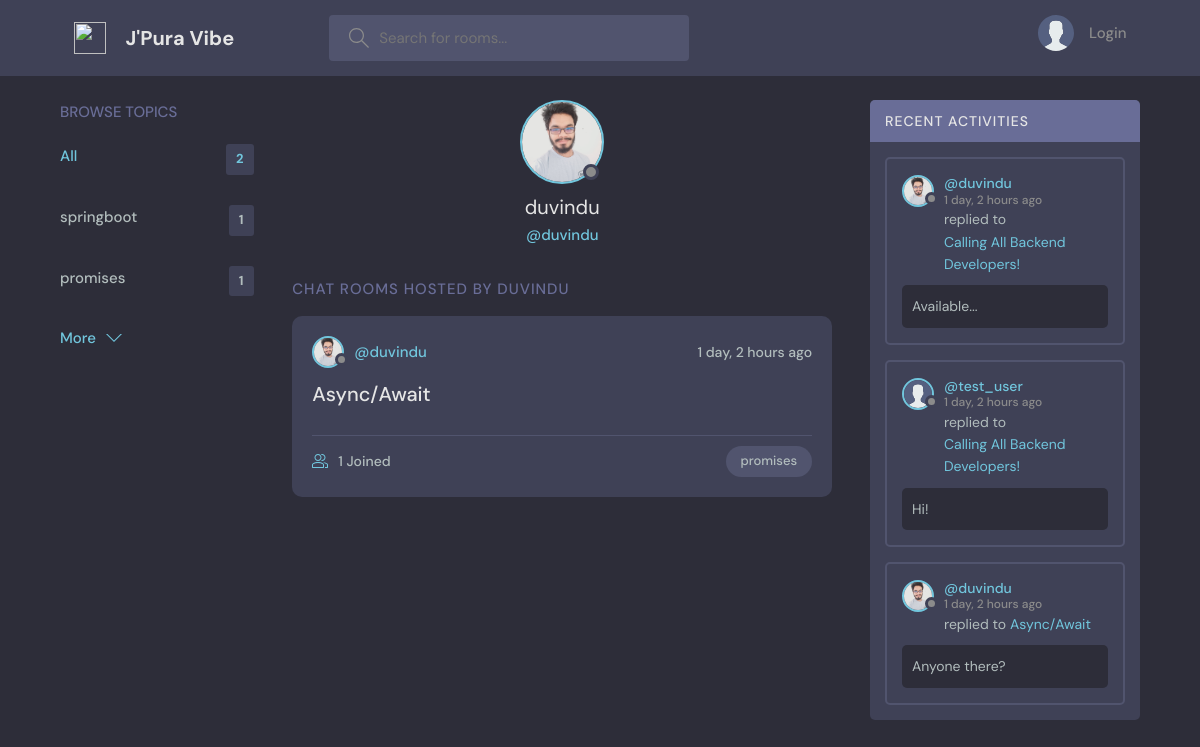
The page /profile/duvindu/ on the database its author committed.
### home/models.py (models this page shows, shortened)
class Topic(models.Model):
    name = models.CharField(max_length=200)

class Profile(models.Model):
    user = models.OneToOneField(User, on_delete=models.CASCADE)
    image = models.ImageField(upload_to='profile_pics/')

class Room(models.Model):
    host = models.ForeignKey(User, on_delete=models.CASCADE)
    topic = models.ForeignKey(Topic, on_delete=models.CASCADE)
    name = models.CharField(max_length=200)
    description = models.TextField(blank=True, null=True)
    participants = models.ManyToManyField(User, related_name='participants')
    created = models.DateTimeField(auto_now_add=True)
    class Meta:
        ordering = ['-created']

class Message(models.Model):
    user = models.ForeignKey(User, on_delete=models.CASCADE)
    room = models.ForeignKey(Room, on_delete=models.CASCADE)
    body = models.TextField()
    created = models.DateTimeField(auto_now_add=True)
    class Meta:
        ordering = ['-created']

### home/views.py (the view)
# urls.py: path('profile/<str:username>/', profile, name = 'profile'),
def profile(request, username):
    current_user = User.objects.get(username = username)
    rooms = current_user.room_set.all()
    activities = Message.objects.all()
    topics = Topic.objects.all()
    context = {'current_user':current_user, 'rooms':rooms, 'activities':activities, 'topics':topics}
    return render(request, 'home/profile.html', context)

### home/templates/home/profile.html (shortened to what this page needs)
{% extends 'base.html' %}
{% load static %}
{% block content %}
  <main class="profile-page layout layout--3">
    <div class="container">
        {% include 'home/c1-topic.html' %}
      <div class="roomList">
        <div class="profile">
          <div class="profile__avatar">
          {% if request.user == current_user %}
           {% if current_user.profile.image %}
            <div class="avatar avatar--large active">
              <img src="{{current_user.profile.image.url}}" />
            </div>
           {% else %}
            <div class="avatar avatar--large active">
              <img src="{% static 'images/avatar.svg' %}" />
            </div>
           {% endif %}
          {% else %}
           {% if current_user.profile.image %}
            <div class="avatar avatar--large ">
              <img src="{{current_user.profile.image.url}}" />
            </div>
           {% else %}
            <div class="avatar avatar--large ">
              <img src="{% static 'images/avatar.svg' %}" />
            </div>
           {% endif %}
          {% endif %}
          </div>
          <div class="profile__info">
            <h3>{{current_user.username}}</h3>
            <p>@{{current_user.username}}</p>
            </div>
        </div>
        <div class="roomList__header">
          <div>
            <h2>Chat Rooms Hosted by {{current_user.username}}</a>
            </h2>
          </div>
        </div>
        {% include 'home/c2-feed.html' %}
      </div>
      {% include 'home/c3-activity.html' %}
    </div>
  </main>
{% endblock content %}

### home/templates/home/c1-topic.html
        <div class="topics">
          <div class="topics__header">
            <h2>Browse Topics</h2>
          </div>
          <ul class="topics__list">
            <li>
              <a href="{% url 'home' %}" class="active">All <span>{{topics.count}}</span></a>
            </li>
            {% for topic in topics %}
                <li>
                    <a href="{% url 'home' %}?q={{topic.name}}">{{topic.name}} <span>{{topic.room_set.all.count}}</span></a>
                </li>
            {% endfor %}
          </ul>
          <a class="btn btn--link" href="{% url 'topic-view' %}">
            More
            <svg version="1.1" xmlns="http://www.w3.org/2000/svg" width="32" height="32" viewBox="0 0 32 32">
              <title>chevron-down</title>
              <path d="M16 21l-13-13h-3l16 16 16-16h-3l-13 13z"></path>
            </svg>
          </a>
        </div>

### home/templates/home/c2-feed.html (shortened to what this page needs)
{% load static %}
        {% for room in rooms %}
          <div class="roomListRoom">
            <div class="roomListRoom__header">
              <a href="{% url 'profile' room.host.username %}" class="roomListRoom__author">
                {% if request.user == room.host %}
                  {% if room.host.profile.image %}
                    <div class="avatar avatar--small active">
                      <img src="{{room.host.profile.image.url}}" />
                    </div>
                  {% else %}
                    <div class="avatar avatar--small active">
                      <img src="{% static 'images/avatar.svg' %}" />
                    </div>
                  {% endif %}
                {% else %}
                  {% if room.host.profile.image %}
                    <div class="avatar avatar--small">
                      <img src="{{room.host.profile.image.url}}" />
                    </div>
                  {% else %}
                    <div class="avatar avatar--small">
                      <img src="{% static 'images/avatar.svg' %}" />
                    </div>
                  {% endif %}
                {% endif %}
                <span>@{{room.host.username}}</span>
              </a>
              <div class="roomListRoom__actions">
                <span>{{room.created|timesince}} ago</span>
              </div>
            </div>
            <div class="roomListRoom__content">
              <a href="{% url 'room' room.id %}">{{room.name}}</a>
            </div>
            <div class="roomListRoom__meta">
              <a href="{% url 'room' room.id %}" class="roomListRoom__joined">
                {{room.participants.all.count}} Joined
              </a>
              <p class="roomListRoom__topic">{{room.topic.name}}</p>
            </div>
          </div>
        {% endfor %}

### home/templates/home/c3-activity.html (shortened to what this page needs)
{% load static %}
        <div class="activities">
          <div class="activities__header">
            <h2>Recent Activities</h2>
          </div>
            {% for activity in activities %}
                <div class="activities__box">
                    <div class="activities__boxHeader roomListRoom__header">
                    <a href="{% url 'profile' activity.user.username %}" class="roomListRoom__author">
                        {% if request.user == activity.user %}
                         {% if activity.user.profile.image %}
                            <div class="avatar avatar--small active">
                                <img src="{{activity.user.profile.image.url}}" />
                            </div>
                         {% else %}
                            <div class="avatar avatar--small active">
                                <img src="{% static 'images/avatar.svg' %}" />
                            </div>
                         {% endif %}
                        {% else %}
                         {% if activity.user.profile.image %}
                            <div class="avatar avatar--small">
                                <img src="{{activity.user.profile.image.url}}" />
                            </div>
                         {% else %}
                            <div class="avatar avatar--small">
                                <img src="{% static 'images/avatar.svg' %}" />
                            </div>
                         {% endif %}
                        {% endif %}
                        <p>
                        @{{activity.user.username}}
                        <span>{{activity.created|timesince}} ago</span>
                        </p>
                    </a>
                    </div>
                    <div class="activities__boxContent">
                    <p>replied to <a href="{% url 'room' activity.room.pk %}">{{activity.room.name}}</a></p>
                    <div class="activities__boxRoomContent">
                        {{activity.body}}
                    </div>
                    </div>
                </div>
            {% endfor %}
        </div>

### rows shown on the page
Topic: name "springboot", room_set.all.count "1"
Topic: name "promises", room_set.all.count "1"
Room: host.profile.image (picture), host.username "duvindu", created "1 day, 2 hours", name "Async/Await", participants.all.count "1", topic.name "promises"
Message: user.profile.image (picture), user.username "duvindu", created "1 day, 2 hours", room.name "Calling All Backend Developers!", body "Available..."
Message: user.username "test_user", created "1 day, 2 hours", room.name "Calling All Backend Developers!", body "Hi!"
Message: user.profile.image (picture), user.username "duvindu", created "1 day, 2 hours", room.name "Async/Await", body "Anyone there?"

### other values the page prints
{{ topics.count }} "2"
{{ current_user.username }} "duvindu"
{{ current_user.username }} "DUVINDU"
